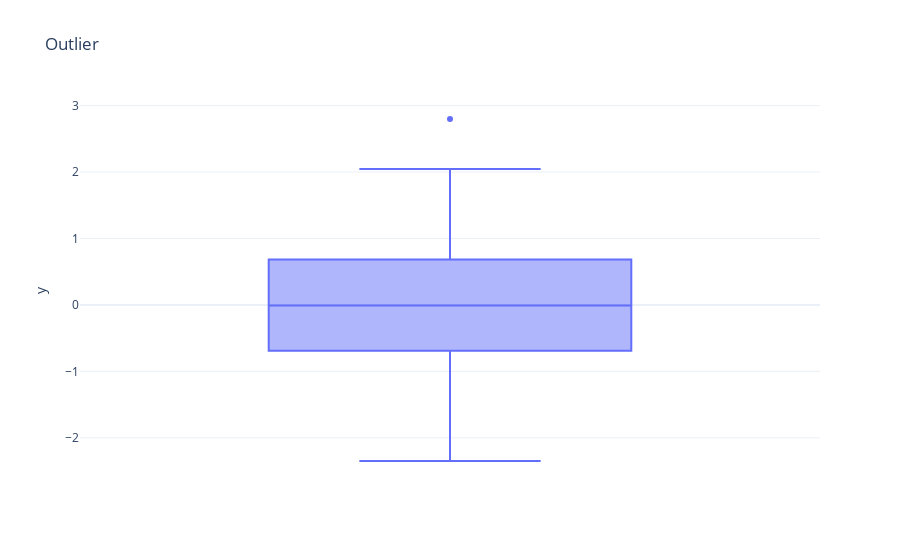

The code cell stored with this chart in its notebook:
### Code cell
express.box(df, y = sample, title = 'Outlier')

### Figure 1 — Plotly figure (JSON) as saved in the notebook; plotly's stock layout.template omitted (floating-point values rounded to 4 significant figures)
{"data": [{"alignmentgroup": "True", "hovertemplate": "y=%{y}<extra></extra>", "legendgroup": "", "marker": {"color": "#636efa"}, "name": "", "notched": false, "offsetgroup": "", "orientation": "v", "showlegend": false, "type": "box", "x0": " ", "xaxis": "x", "y": [-0.7844, 2.798, -0.6975, -1.669, -0.16, -0.3681, -0.5532, 0.9919, -0.8745, 1.427, -0.5052, 0.731, -1.106, -0.6899, 0.2046, -0.289, 0.2763, 1.344, -0.5746, 0.4903, -1.835, -2.349, 2.045, 0.01267, 0.1144, 1.222, 0.1046, 1.031, -0.9317, 1.139, -0.5506, 0.6835, -0.01324, 1.883, 1.565, -1.299, -0.717, -0.2395, -1.77, 0.1839, 0.5945, -0.1927, 0.4021, -0.6063, 1.333, -1.072, -0.8411, 0.2896, -0.2151, 0.7054, -0.4025, 0.0467, -0.002779, 0.9094, 0.1674, 0.2546, -0.5081, -0.9867], "y0": " ", "yaxis": "y"}], "layout": {"boxmode": "group", "legend": {"tracegroupgap": 0}, "title": {"text": "Outlier"}, "xaxis": {"anchor": "y", "domain": [0, 1]}, "yaxis": {"anchor": "x", "domain": [0, 1], "title": {"text": "y"}}}}
